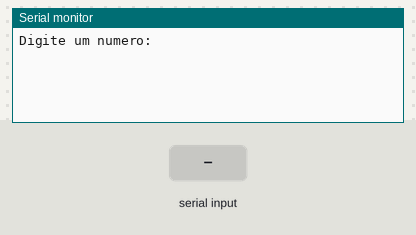
Simulated run of this sketch. Board: Arduino Uno, built with avr-gcc and run on an emulated ATmega328P. On the bench: the last lines printed to the serial monitor. Inputs (shaded band) come from the test bench.

Above: at 1.2 s.
1.3 s: "90,45\n" received over Serial
At 2.5 s:
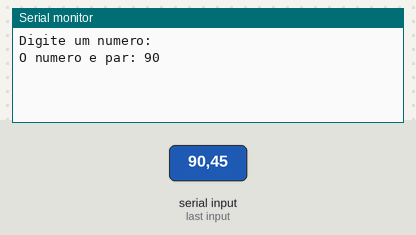
At 4.7 s:
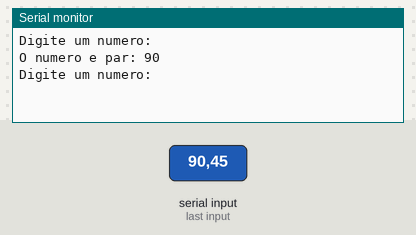

The sketch:

if_simples_e_composto_131.ino
```cpp
/*
Faça um programa que receba um número de usuário e exiba este
número, apenas se for par.
*/

// C++ code
//

void setup() {
  Serial.begin(9600);
}

void loop() {
  int numero = 0;

  Serial.println("Digite um numero:");
  while (!Serial.available());
  numero = Serial.parseInt();

  if (numero % 2 == 0) {
    Serial.println("O numero e par: " + String(numero));
  }

  Serial.println();
  delay(3000);
}
```

Measured:
- after the input at 1.3 s, the serial monitor: prints a new line at once (image 1)
